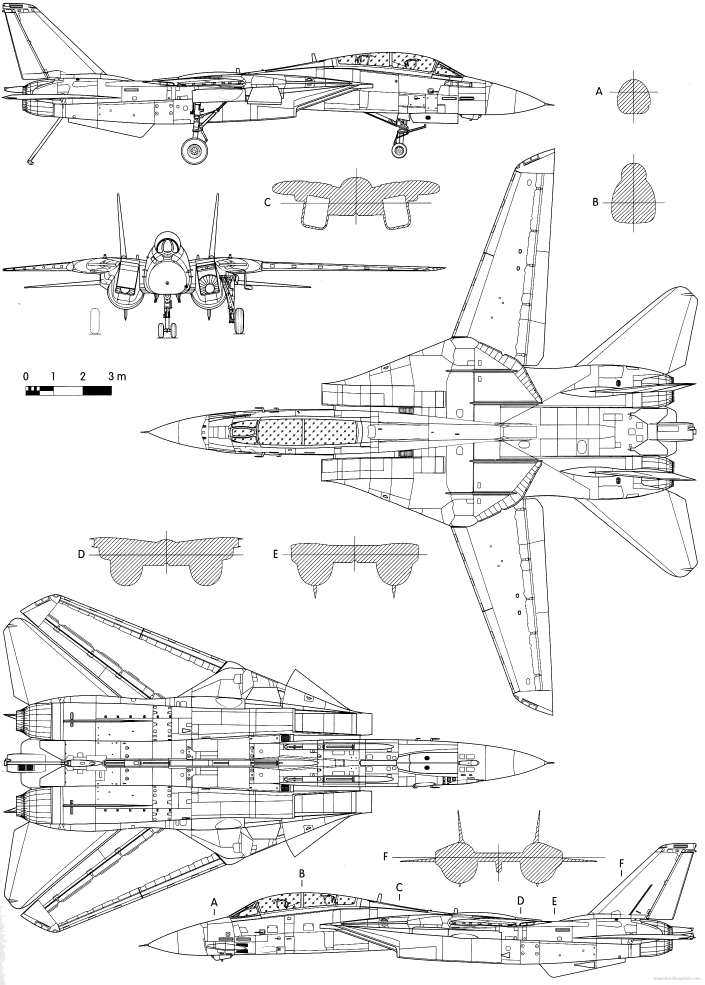
#> input picture references/UPC_Figure3_15_source_exact.png, 2113 x 2953 px (shown at 1/3 size)
$ python recover_DEF_station_ticks.py
#> lines starting #> are read from the running program, lines starting #| are printed output that depends on the picture; after the words box and inside, x2 and y2 are one past the last pixel; in counts of white or black regions, pixels touching at a corner belong together
from pathlib import Path
import json, hashlib
from PIL import Image
import numpy as np

ROOT=Path(__file__).resolve().parents[2]
SRC=ROOT/'references'/'UPC_Figure3_15_source_exact.png'
OUT=ROOT/'analysis'/'original_front_sources'/'DEF_station_ticks.json'
a=np.array(Image.open(SRC).convert('L'))
# Visuell begrenzte Label-/Tick-ROIs im unteren Seitenriss. Nur x-Position der vertikalen Stationsmarke.
rois={
 'D':(1548,2685,1575,2738),
 'E':(1650,2685,1678,2738),
 'F':(1845,2565,1885,2650),
}
rows=[]
for sec,(x0,y0,x1,y1) in rois.items():
    crop=a[y0:y1+1,x0:x1+1]
    dark=crop<128
    counts=dark.sum(axis=0)
    maxc=int(counts.max())
    # Tick/label stem columns: retain strongest near-vertical columns; contiguous groups kept explicit.
    selected=np.where(counts>=0.72*maxc)[0]+x0
    groups=[]
    for x in selected.tolist():
        if not groups or x>groups[-1][-1]+1: groups.append([x])
        else: groups[-1].append(x)
    # choose group nearest visually expected center of ROI, rather than label side strokes
    center=(x0+x1)/2
    g=min(groups,key=lambda q:abs(sum(q)/len(q)-center)) if groups else []
    rows.append({'section':sec,'roi_native_pixels':[x0,y0,x1,y1],'dark_threshold':128,'max_dark_count_per_column':maxc,'selected_strong_columns':selected.tolist(),'contiguous_groups':groups,'chosen_tick_columns':g,'tick_center_x_pixel':sum(g)/len(g) if g else None,'interpretation':'Vertikale Stationsmarke im UPC-Seitenriss; nur x-Lage, keine Waterline.'})
#> this loop made 3 passes
#> (maxc, selected) on passes 1 to 3: (25, [1554, 1555, 1556, 1561, 1562, 1568]), (26, [1658, 1659, 1660, 1663, 1664]), (28, [1860, 1861, 1862, 1863, 1864, 1865])
#> pass 1, `crop=a[y0:y1+1,x0:x1+1]`:
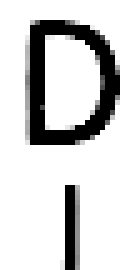
#> crop: shape (54, 28) (shown 5 times larger); min 0, max 255, mean 212.6
#> pass 1, `dark=crop<128`:
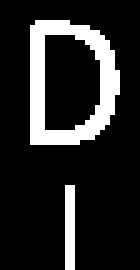
#> dark: shape (54, 28) bool (shown 5 times larger); 15.8% white; 2 white regions, box (x1, y1, x2, y2) and area: (6, 4, 24, 29) 205, (13, 37, 15, 54) 34
#> pass 2, `crop=a[y0:y1+1,x0:x1+1]`:
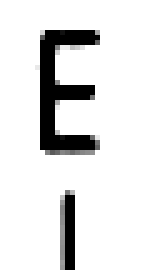
#> crop: shape (54, 29) (shown 5 times larger); min 0, max 255, mean 224.1
#> pass 2, `dark=crop<128`:
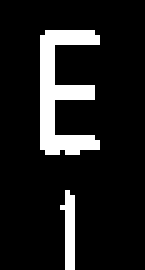
#> dark: shape (54, 29) bool (shown 5 times larger); 11.8% white; 2 white regions, box (x1, y1, x2, y2) and area: (8, 6, 20, 31) 153, (12, 38, 15, 54) 32
#> after the loop, rows = 3 items
out={'status':'UPC_DEF_STATION_TICKS_PIXEL_SPACE_ONLY','source_image':str(SRC.relative_to(ROOT)).replace('\\','/'),'source_sha256':hashlib.sha256(SRC.read_bytes()).hexdigest(),'method':'Visuell begrenzte Tick-ROIs, dunkle Spalten nach relativer Spaltenbelegung; gewählte Gruppe muss im Originalcrop visuell als vertikale Stationsmarke verifiziert werden.','stations':rows,'aircraft_X_registration_verified_by_this_file':False,'common_waterline_verified':False,'production_release':False}
OUT.write_text(json.dumps(out,indent=2,ensure_ascii=False),encoding='utf-8')
for r in rows: print(r['section'],r['chosen_tick_columns'],r['tick_center_x_pixel'],r['contiguous_groups'])
#> this loop made 3 passes
#| D [1561, 1562] 1561.5 [[1554, 1555, 1556], [1561, 1562], [1568]]
#| E [1663, 1664] 1663.5 [[1658, 1659, 1660], [1663, 1664]]
#| F [1860, 1861, 1862, 1863, 1864, 1865] 1862.5 [[1860, 1861, 1862, 1863, 1864, 1865]]
